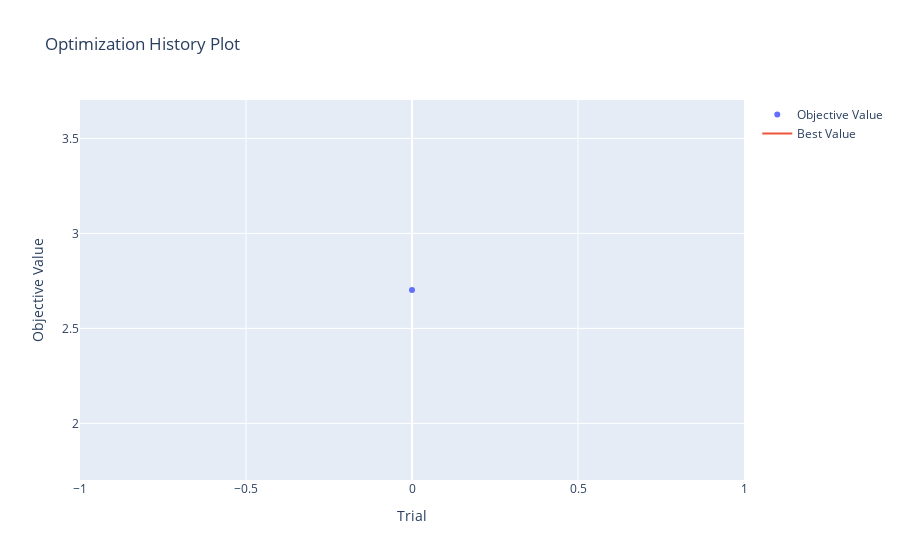

The notebook cell this image was saved under:
### Code cell
optuna.visualization.plot_optimization_history(study)

### Figure 1 — Plotly figure (JSON) as saved in the notebook; plotly's stock layout.template omitted (floating-point values rounded to 4 significant figures)
{"data": [{"mode": "markers", "name": "Objective Value", "type": "scatter", "x": [0], "y": [2.702]}, {"mode": "lines", "name": "Best Value", "type": "scatter", "x": [0], "y": [2.702]}, {"marker": {"color": "#cccccc"}, "mode": "markers", "name": "Infeasible Trial", "showlegend": false, "type": "scatter", "x": [], "y": []}], "layout": {"title": {"text": "Optimization History Plot"}, "xaxis": {"title": {"text": "Trial"}}, "yaxis": {"title": {"text": "Objective Value"}}}}
